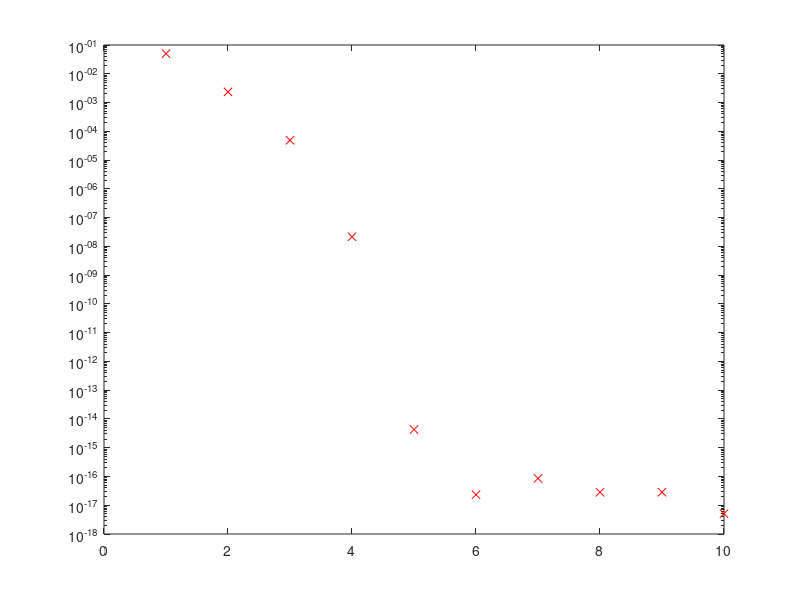

Write MATLAB code to recreate this figure.
%hw 7 problem 3
% 


A = [1 1 1; -1 9 2; 0 -1 2];

n = size(A,1);

x = randn(n,1);

shift = 15 + sqrt(-1)*35;
it = 10;

[L,U,p] = lu(A - shift*eye(n),'vector');

residual = zeros(it,1);
for i = 1:it
    x = U\(L\x(p));
    x = x/norm(x);
    shift = x'*A*x;
    
    [L,U,p] = lu(A - shift*eye(n),'vector');
    residual(i) = norm(A*x - shift*x)/norm(A,1);
end

semilogy(residual,'rx')
shift
x

%Eigenvalues:
%_________________
%lambda1 = 2.1949
%lambda2 = 1.2207 + 0.0000i
%lambda3 = 8.5844
%-----------------

%Eigenvectors:
%_________________
%x1 = -0.5201 + 0.1839i
%      0.1504 - 0.0532i
%     -0.7718 + 0.2730i
%x2 = -0.9879 - 0.0007i
%     -0.0955 - 0.0001i
%     -0.1225 - 0.0001i
%x3 = -0.1099 - 0.0020i
%     -0.9825 - 0.0183i
%      0.1492 + 0.0028i



